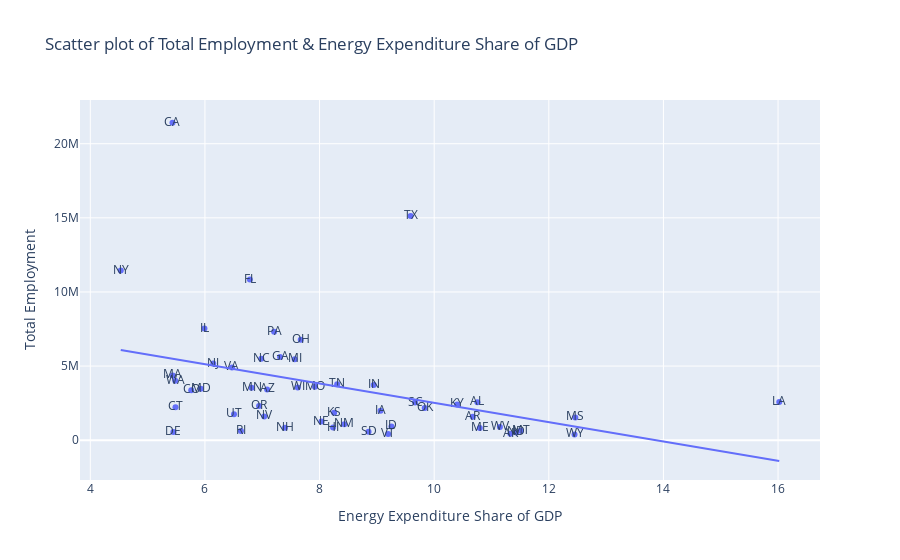

Notebook cell for this chart:
### Markdown cell above
A similar graphical analysis can be done for employment and share of GDP

### Code cell
state_averages_noUS = state_averages[state_averages["State"] != "US"]

fig_scatter_1 = px.scatter(state_averages_noUS,
            x="Exp_GDP_%",
            y="Total Employment",
            title="Scatter plot of Total Employment & Energy Expenditure Share of GDP",
            labels={'Total Employment': 'Total Employment', 'Exp_GDP_%': 'Energy Expenditure Share of GDP -%'},
            trendline="ols",
            text='State')

fig_scatter_1.show()

### Figure 1 — Plotly figure (JSON) as saved in the notebook; plotly's stock layout.template omitted (floating-point values rounded to 4 significant figures)
{"data": [{"hovertemplate": "Energy Expenditure Share of GDP=%{x}<br>Total Employment=%{y}<br>State=%{text}<extra></extra>", "legendgroup": "", "marker": {"color": "#636efa", "symbol": "circle"}, "mode": "markers+text", "name": "", "orientation": "v", "showlegend": false, "text": ["AK", "AL", "AR", "AZ", "CA", "CO", "CT", "DE", "FL", "GA", "HI", "IA", "ID", "IL", "IN", "KS", "KY", "LA", "MA", "MD", "ME", "MI", "MN", "MO", "MS", "MT", "NC", "ND", "NE", "NH", "NJ", "NM", "NV", "NY", "OH", "OK", "OR", "PA", "RI", "SC", "SD", "TN", "TX", "UT", "VA", "VT", "WA", "WI", "WV", "WY"], "type": "scatter", "x": [11.33, 10.75, 10.67, 7.085, 5.434, 5.761, 5.486, 5.45, 6.785, 7.311, 8.236, 9.065, 9.255, 5.991, 8.945, 8.254, 10.4, 16.02, 5.437, 5.928, 10.8, 7.566, 6.815, 7.92, 12.46, 11.51, 6.983, 11.43, 8.033, 7.396, 6.146, 8.432, 7.035, 4.531, 7.672, 9.835, 6.944, 7.207, 6.628, 9.666, 8.855, 8.307, 9.589, 6.508, 6.472, 9.196, 5.482, 7.62, 11.15, 12.45], "xaxis": "x", "y": [437900.0, 2553000.0, 1580000.0, 3419000.0, 21420000.0, 3371000.0, 2225000.0, 551600.0, 10840000.0, 5603000.0, 845800.0, 1991000.0, 928800.0, 7526039, 3729000.0, 1844000.0, 2411000.0, 2567000.0, 4366000.0, 3462000.0, 814500.0, 5453000.0, 3543828, 3603000.0, 1534000.0, 635400.0, 5488000.0, 523300.0, 1252000.0, 841500.0, 5164000.0, 1066000.0, 1602000.0, 11440000.0, 6779000.0, 2176000.0, 2306000.0, 7307000.0, 612700.0, 2539000.0, 567400.0, 3764000.0, 15120000.0, 1756000.0, 4903000.0, 420500.0, 4011000.0, 3553000.0, 891300.0, 383300.0], "yaxis": "y"}, {"hovertemplate": "<b>OLS trendline</b><br>Total Employment = -651604 * Exp_GDP_% + 9.03255e+06<br>R<sup>2</sup>=0.144653<br><br>Energy Expenditure Share of GDP=%{x}<br>Total Employment=%{y} <b>(trend)</b><extra></extra>", "legendgroup": "", "marker": {"color": "#636efa", "symbol": "circle"}, "mode": "lines", "name": "", "showlegend": false, "type": "scatter", "x": [4.531, 5.434, 5.437, 5.45, 5.482, 5.486, 5.761, 5.928, 5.991, 6.146, 6.472, 6.508, 6.628, 6.785, 6.815, 6.944, 6.983, 7.035, 7.085, 7.207, 7.311, 7.396, 7.566, 7.62, 7.672, 7.92, 8.033, 8.236, 8.254, 8.307, 8.432, 8.855, 8.945, 9.065, 9.196, 9.255, 9.589, 9.666, 9.835, 10.4, 10.67, 10.75, 10.8, 11.15, 11.33, 11.43, 11.51, 12.45, 12.46, 16.02], "xaxis": "x", "y": [6080000.0, 5492000.0, 5490000.0, 5482000.0, 5460000.0, 5458000.0, 5279000.0, 5170000.0, 5129000.0, 5028000.0, 4815000.0, 4792000.0, 4714000.0, 4612000.0, 4592000.0, 4508000.0, 4482000.0, 4449000.0, 4416000.0, 4336000.0, 4268000.0, 4213000.0, 4103000.0, 4068000.0, 4034000.0, 3872000.0, 3798000.0, 3666000.0, 3654000.0, 3619000.0, 3538000.0, 3263000.0, 3204000.0, 3126000.0, 3040000.0, 3002000.0, 2785000.0, 2734000.0, 2624000.0, 2255000.0, 2078000.0, 2025000.0, 1998000.0, 1769000.0, 1650000.0, 1583000.0, 1532000.0, 920600.0, 912100.0, -1407000.0], "yaxis": "y"}], "layout": {"legend": {"tracegroupgap": 0}, "title": {"text": "Scatter plot of Total Employment & Energy Expenditure Share of GDP"}, "xaxis": {"anchor": "y", "domain": [0, 1], "title": {"text": "Energy Expenditure Share of GDP"}}, "yaxis": {"anchor": "x", "domain": [0, 1], "title": {"text": "Total Employment"}}}}
